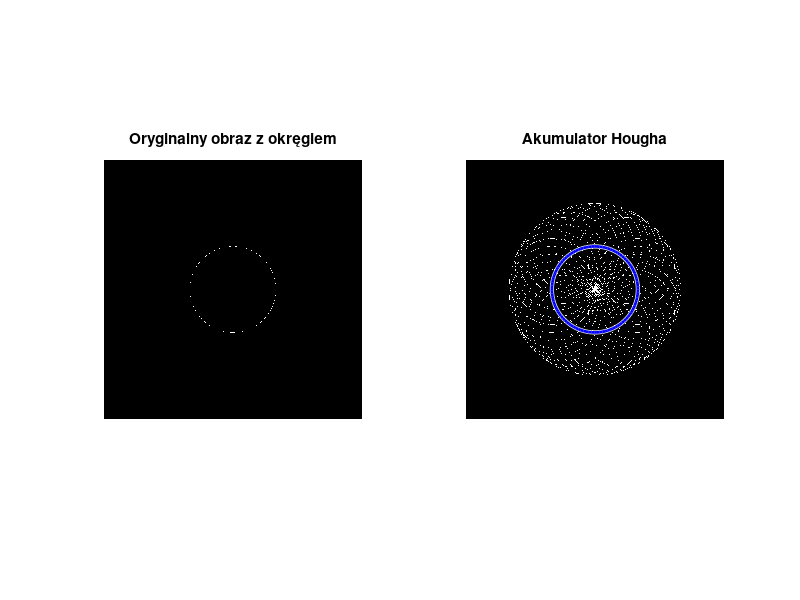

The MATLAB source for this figure:
clc;
clear;
close all;

% Parametry okręgu
radius = 300; % Znany promień okręgu
center_x = 900; % Współrzędna x środka okręgu
center_y = 900; % Współrzędna y środka okręgu
image_size = 1800; % Rozmiar obrazu

% Tworzenie obrazu z jednym okręgiem
image = zeros(image_size, image_size);
theta = linspace(0, 2*pi, 36000); % Kąty dla rysowania okręgu
x_circle = center_x + radius * cos(theta);
y_circle = center_y + radius * sin(theta);
for i = 1:length(x_circle)
    x = round(x_circle(i));
    y = round(y_circle(i));
    if x > 0 && x <= image_size && y > 0 && y <= image_size
        image(y, x) = 1;
    end
end


% Wyświetlenie oryginalnego obrazu
figure;
subplot(1, 2, 1);
imshow(image);
title('Oryginalny obraz z okręgiem');

% Kołowa transformata Hougha
[rows, cols] = size(image);
accumulator = zeros(rows, cols);

% Przeszukiwanie wszystkich pikseli
for x = 1:cols
    for y = 1:rows
        if image(y, x) == 1 % Jeśli piksel jest na krawędzi (należy do okręgu)
            for theta = linspace(0, 2*pi, 35) % Dla każdego kąta theta
                a = round(x - radius * cos(theta)); % Oblicz współrzędną x środka okręgu
                b = round(y - radius * sin(theta)); % Oblicz współrzędną y środka okręgu
                if a > 0 && a <= cols && b > 0 && b <= rows % Sprawdź, czy współrzędne są w granicach obrazu
                    accumulator(b, a) = accumulator(b, a) + 1; % Inkrementuj wartość akumulatora Hougha
                end
            end
        end
    end
end

% Wyświetlenie akumulatora
subplot(1, 2, 2);
imshow(imadjust(mat2gray(accumulator)));
hold on;
title('Akumulator Hougha');

% Naniesienie okręgów na akumulator
[accum_max, ind] = max(accumulator(:));
[y_peak, x_peak] = ind2sub(size(accumulator), ind);

% Rysowanie wykrytego okręgu
viscircles([x_peak, y_peak], radius, 'EdgeColor', 'b');
hold off;

disp(['Środek wykrytego okręgu: (', num2str(x_peak), ', ', num2str(y_peak), ')']);
disp(['Promień wykrytego okręgu: ', num2str(radius)]);
